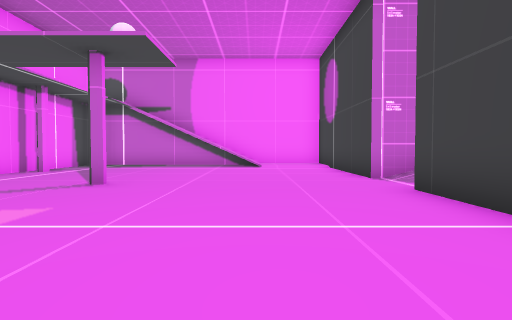
view 1 (above)

18 first-person views from a walk through a 3-D level made in the Godot game engine. The camera is 1.3 m above the floor, tilts 2° down and sees 75° across. The floor is counted in squares, 2 m on a side. Each view is taken from the middle of a square. On the plan, view 1 faces up. The plan holds only what a view shows up to about 10 squares ahead; the rest is blank. The place goes on beyond the plan. Characters and animated objects are left out. Some surface patterns are stand-ins.

view 2
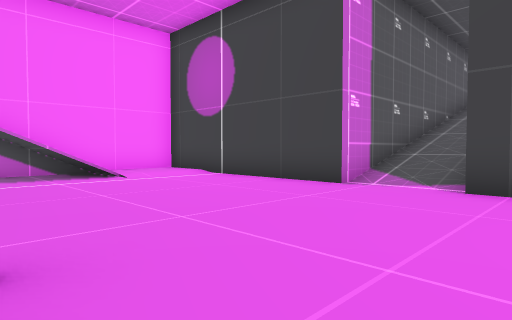

view 3
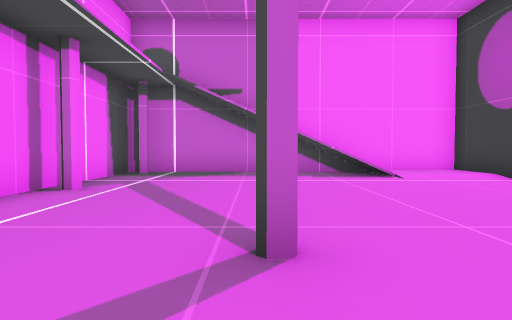

view 4
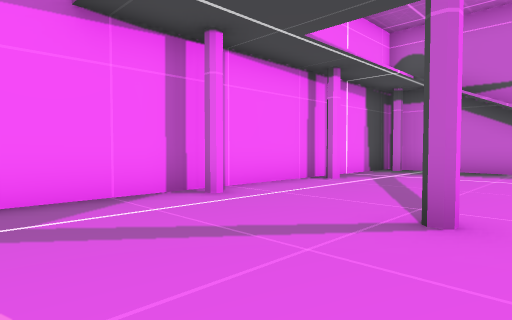

view 5
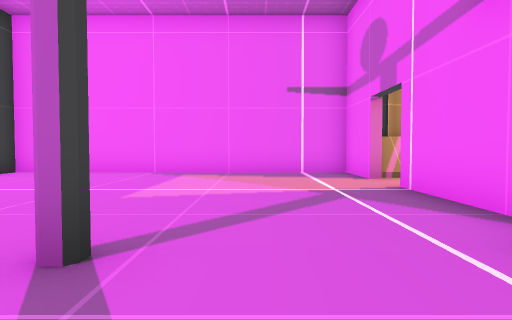

view 6
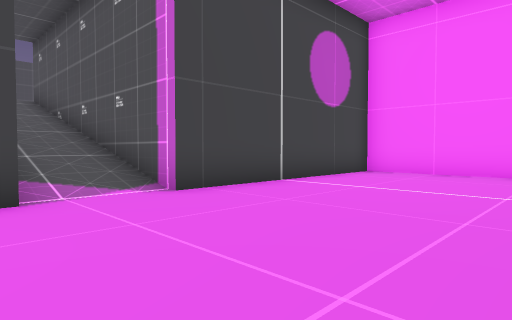

view 7
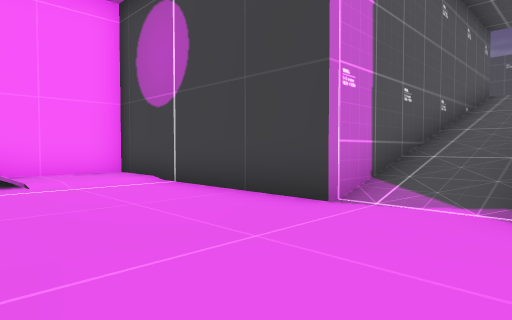

view 8
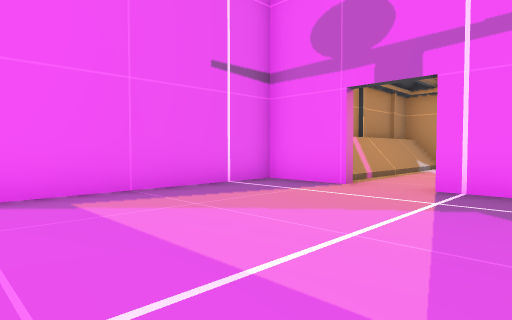

view 9
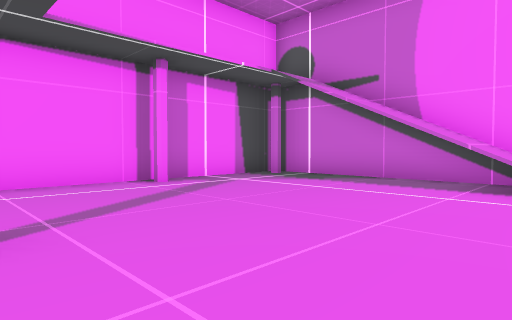

view 10
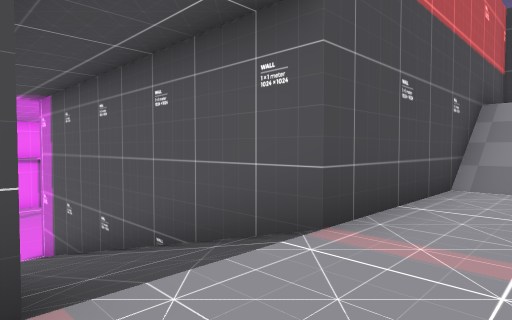

view 11
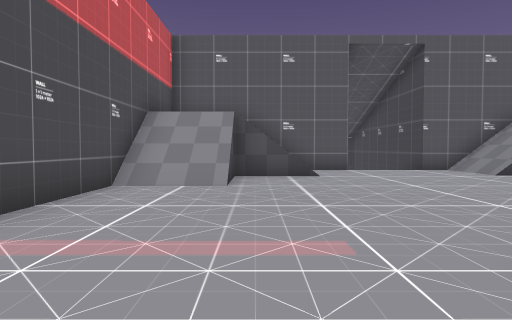

view 12
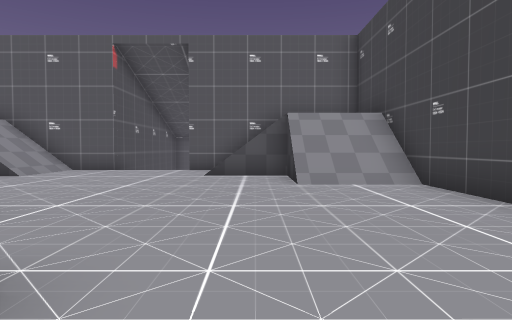

view 13
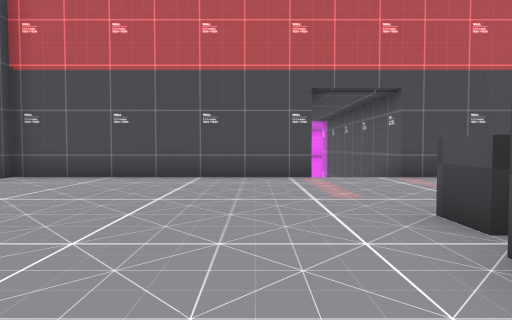

view 14
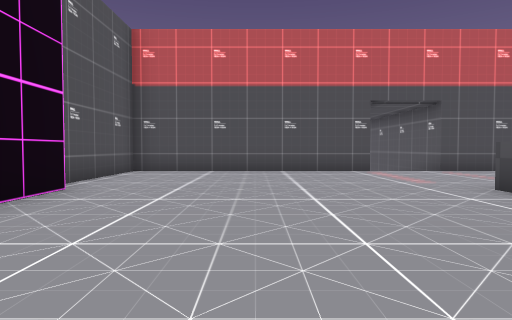

view 15
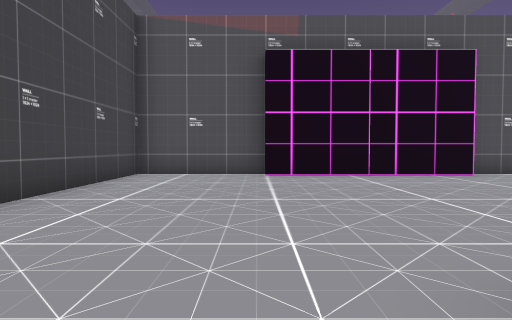

view 16
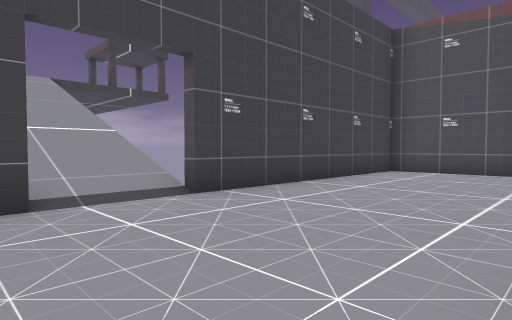

view 17
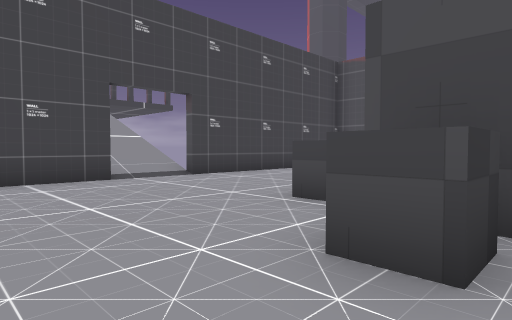

view 18
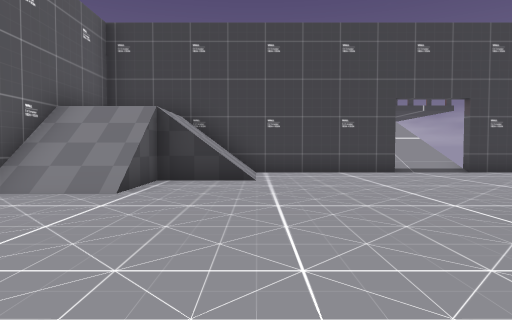

### Floor plan
Key: @ floor where view 1 was taken; # wall or solid block; . main floor; : floor 3 m higher than the main floor; - floor 4.5 m lower than the main floor; / step, stairs or slope; ^ raised ledge.
Columns run from 8 left of view 1 to 28 right of it. Each row starts with its distance up from view 1.
 15                    ######//######
 14   ##########       #  //....//::#
 13  ##----//--#       #:://....////#
 12  #-----//--#       #//........//#
 11  #---------#       #//........//#
 10  #---------#       #............#
  9  ##--------#       #............#
  8  #---------#########......^.....#
  7  #---------/////////.....##...../////
  6  ##--#-----/////////....^# ^..../////
  5  #---------#########............#
  4  #---------#       #............#
  3  #---------#       #............#
  2 -----------#       #............#
  1 -----------#       #............#
  0 ##------@--#       #............#
 -1  ###########       #....#####...#
 -2                    ######   #####

Where each view was taken, in squares from view 1:
view 1: 0 up, 0 right, facing up
view 2: 4 up, 3 left, facing up-right
view 3: 4 up, 3 left, facing up
view 4: 3 up, 2 left, facing up-left
view 5: 8 up, 4 left, facing down
view 6: 8 up, 2 left, facing down-right
view 7: 5 up, 1 left, facing up-right
view 8: 4 up, 1 left, facing down-left
view 9: 6 up, 0 right, facing up-left
view 10: 5 up, 13 right, facing up-left
view 11: 5 up, 14 right, facing up
view 12: 5 up, 21 right, facing up
view 13: 4 up, 19 right, facing left
view 14: 2 up, 21 right, facing left
view 15: 7 up, 21 right, facing down
view 16: 8 up, 20 right, facing down-right
view 17: 10 up, 17 right, facing down-right
view 18: 11 up, 15 right, facing right
